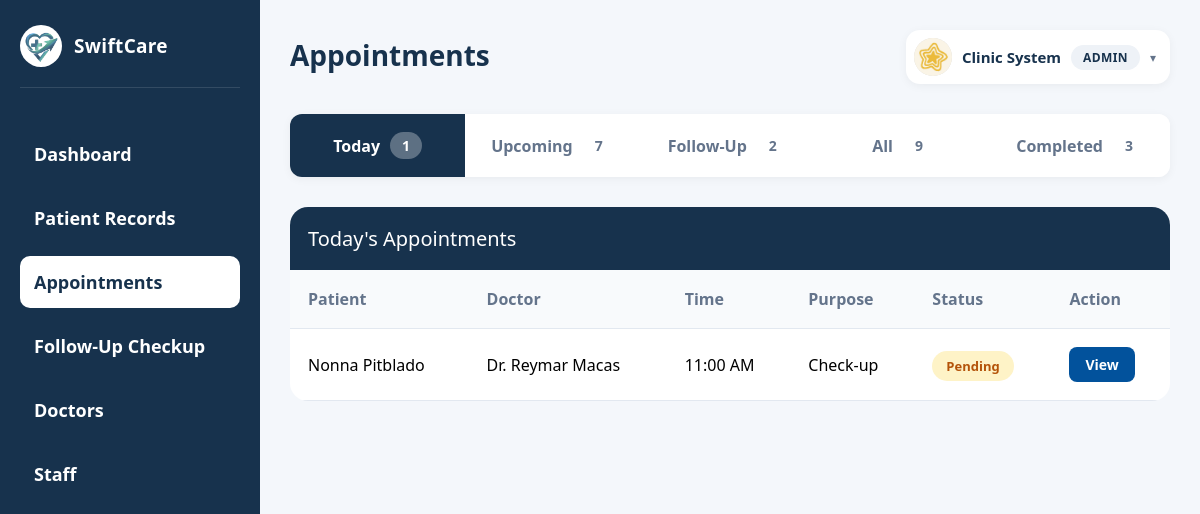
Screenshot of /view/admin/admin_appointments.php (signed in) with the database file from the repository.
### tables this page shows
CREATE TABLE `users` (
  `id` int(11) NOT NULL,
  `role` enum('admin','doctor','patient') NOT NULL,
  `first_name` varchar(100) NOT NULL,
  `last_name` varchar(100) NOT NULL,
  `email` varchar(100) NOT NULL,
  `username` varchar(100) DEFAULT NULL,
  `license_number` varchar(50) DEFAULT NULL,
  `schedule_days` varchar(200) DEFAULT NULL,
  `schedule_time_start` varchar(20) DEFAULT NULL,
  `schedule_time_end` varchar(20) DEFAULT NULL,
  `profile_photo` varchar(255) DEFAULT NULL,
  `password` varchar(255) NOT NULL,
  `created_at` timestamp NOT NULL DEFAULT current_timestamp()
);

CREATE TABLE `appointments` (
  `id` int(11) NOT NULL,
  `patient_id` int(11) NOT NULL,
  `doctor_id` int(11) NOT NULL,
  `appointment_date` date NOT NULL,
  `appointment_time` varchar(20) NOT NULL,
  `purpose` text DEFAULT NULL,
  `status` enum('pending','confirmed','completed','cancelled') DEFAULT 'pending',
  `created_at` timestamp NOT NULL DEFAULT current_timestamp(),
  `admin_checked` tinyint(1) DEFAULT 0
);

### model/User.php (called while the page is built, shortened)
<?php
class User {
    private $conn;
    function __construct($db){
        $this->conn = $db;
    }
    function getUserById($id){
        $query = "SELECT * FROM users WHERE id = :id";
        $stmt = $this->conn->prepare($query);
        $stmt->bindParam(":id", $id);
        $stmt->execute();
        return $stmt->fetch(PDO::FETCH_ASSOC);
    }
}

### model/Appointment.php (called while the page is built, shortened)
<?php
class Appointment {
    private $conn;
    function __construct($db){
        $this->conn = $db;
    }
    function getTodayAppointments(){
        $query = "SELECT a.*,
                  CONCAT(p.first_name, ' ', p.last_name) as patient_name,
                  CONCAT(d.first_name, ' ', d.last_name) as doctor_name
                  FROM appointments a
                  LEFT JOIN patients p ON a.patient_id = p.id
                  LEFT JOIN users d ON a.doctor_id = d.id
                  WHERE DATE(a.appointment_date) = DATE(NOW())
                  ORDER BY a.appointment_time ASC";
        $stmt = $this->conn->prepare($query);
        $stmt->execute();
        return $stmt;
    }
    function getFollowUpAppointments(){
        $query = "SELECT a.*,
                  CONCAT(p.first_name, ' ', p.last_name) as patient_name,
                  CONCAT(d.first_name, ' ', d.last_name) as doctor_name
                  FROM appointments a
                  LEFT JOIN patients p ON a.patient_id = p.id
                  LEFT JOIN users d ON a.doctor_id = d.id
                  WHERE a.purpose = 'Follow-up' AND a.status = 'pending' AND DATE(a.appointment_date) >= DATE(NOW())
                  ORDER BY a.appointment_date ASC";
        $stmt = $this->conn->prepare($query);
        $stmt->execute();
        return $stmt;
    }
    function getUpcomingOnlyAppointments(){
        $query = "SELECT a.*,
                  CONCAT(p.first_name, ' ', p.last_name) as patient_name,
                  CONCAT(d.first_name, ' ', d.last_name) as doctor_name
                  FROM appointments a
                  LEFT JOIN patients p ON a.patient_id = p.id
                  LEFT JOIN users d ON a.doctor_id = d.id
                  WHERE DATE(a.appointment_date) > CURDATE() AND a.status = 'pending'
                  ORDER BY a.appointment_date ASC, a.appointment_time ASC";
        $stmt = $this->conn->prepare($query);
        $stmt->execute();
        return $stmt;
    }
    function getAllTodayAndFuture(){
        $query = "SELECT a.*,
                  CONCAT(p.first_name, ' ', p.last_name) as patient_name,
                  CONCAT(d.first_name, ' ', d.last_name) as doctor_name
                  FROM appointments a
                  LEFT JOIN patients p ON a.patient_id = p.id
                  LEFT JOIN users d ON a.doctor_id = d.id
                  WHERE a.status IN ('pending', 'missed')
                  ORDER BY a.appointment_date ASC, a.appointment_time ASC";
        $stmt = $this->conn->prepare($query);
        $stmt->execute();
        return $stmt;
    }
    function getCompletedAppointments(){
        $query = "SELECT a.*,
                  CONCAT(p.first_name, ' ', p.last_name) as patient_name,
                  CONCAT(d.first_name, ' ', d.last_name) as doctor_name
                  FROM appointments a
                  LEFT JOIN patients p ON a.patient_id = p.id
                  LEFT JOIN users d ON a.doctor_id = d.id
                  WHERE a.status = 'completed'
                  ORDER BY a.appointment_date DESC";
        $stmt = $this->conn->prepare($query);
        $stmt->execute();
        return $stmt;
    }
}

### view/admin/admin_appointments.php (the view, shortened to what this page needs)
<?php
require_once 'C:\xampp\htdocs\clinic1\model\User.php';
require_once 'C:\xampp\htdocs\clinic1\model\Appointment.php';
$database = new Database();
$conn = $database->connect();
$user = new User($conn);
$appointment = new Appointment($conn);
$user_info = $user->getUserById($_SESSION['user_id']);
$appointment->markMissedAppointments();
$today_appointments    = $appointment->getTodayAppointments();
$upcoming_appointments = $appointment->getUpcomingOnlyAppointments();
$followup_appointments = $appointment->getFollowUpAppointments();
$all_appointments      = $appointment->getAllTodayAndFuture();
$completed_appointments = $appointment->getCompletedAppointments();
?>
<!DOCTYPE html>
<html lang="en">
<head>
    <link rel="stylesheet" href="../css/admin_dashboard.css">
    <link rel="stylesheet" href="../css/admin_tables.css">
</head>
<body>
<div class="dashboard-container">
    <aside class="sidebar">
        <div class="sidebar-top">
            <img src="http://localhost/clinic1/logo.jpg" class="sidebar-logo">
            <div class="sidebar-clinic-name">
                <h2>SwiftCare</h2>
            </div>
        </div>
        <nav class="sidebar-menu">
            <a href="http://localhost/clinic1/view/admin/admin_dashboard.php" class="menu-item">Dashboard</a>
            <a href="http://localhost/clinic1/view/admin/admin_patientRecord.php" class="menu-item">Patient Records</a>
            <a href="http://localhost/clinic1/view/admin/admin_appointments.php" class="menu-item active">Appointments</a>
            <a href="http://localhost/clinic1/view/admin/admin_followup.php" class="menu-item">Follow-Up Checkup</a>
            <a href="http://localhost/clinic1/view/admin/admin_doctors.php" class="menu-item">Doctors</a>
            <a href="http://localhost/clinic1/view/admin/admin_staff.php" class="menu-item">Staff</a>
        </nav>
    </aside>
    <main class="main-content">
        <header class="topbar">
            <div class="topbar-left">
                <div class="clinic-text">
                    <h1>Appointments</h1>
                </div>
            </div>
            <div class="user-menu">
                <button type="button" class="user-menu-toggle" onclick="toggleUserMenu(this)">
                    <?php if(!empty($user_info['profile_photo'])): ?>
                    <img src="../../uploads/<?php echo $user_info['profile_photo']; ?>" class="user-avatar" style="object-fit: cover;">
                    <?php else: ?>
                    <div class="user-avatar"></div>
                    <?php endif; ?>
                    <span class="user-name"><?php echo $_SESSION['name']; ?></span>
                    <span class="user-role-badge">Admin</span>
                    <span class="dropdown-arrow">&#9662;</span>
                </button>
            </div>
        </header>
        <div class="tabs-container">
            <button class="tab-btn active" onclick="showTab('today')" id="tab-today">
                Today <span class="tab-count"><?php echo $today_appointments->rowCount(); ?></span>
            </button>
            <button class="tab-btn" onclick="showTab('upcoming')" id="tab-upcoming">
                Upcoming <span class="tab-count"><?php echo $upcoming_appointments->rowCount(); ?></span>
            </button>
            <button class="tab-btn" onclick="showTab('followup')" id="tab-followup">
                Follow-Up <span class="tab-count"><?php echo $followup_appointments->rowCount(); ?></span>
            </button>
            <button class="tab-btn" onclick="showTab('all')" id="tab-all">
                All <span class="tab-count"><?php echo $all_appointments->rowCount(); ?></span>
            </button>
            <button class="tab-btn" onclick="showTab('completed')" id="tab-completed">
                Completed <span class="tab-count"><?php echo $completed_appointments->rowCount(); ?></span>
            </button>
        </div>
        <div id="today-section" class="tab-content show">
            <section class="table-section">
                <div class="section-header">Today's Appointments</div>
                <table class="appointment-table">
                    <thead><tr><th>Patient</th><th>Doctor</th><th>Time</th><th>Purpose</th><th>Status</th><th>Action</th></tr></thead>
                    <tbody>
                        <?php if ($today_appointments->rowCount() > 0): ?>
                            <?php while ($row = $today_appointments->fetch(PDO::FETCH_ASSOC)): ?>
                            <tr>
                                <td><?php echo $row['patient_name']; ?></td>
                                <td>Dr. <?php echo $row['doctor_name']; ?></td>
                                <td><?php echo $row['appointment_time']; ?></td>
                                <td><?php echo $row['purpose']; ?></td>
                                <td><span class="status <?php echo $row['status']; ?>"><?php echo ucfirst($row['status']); ?></span></td>
                                <td>
                                    <?php if($row['status'] == 'completed'): ?>
                                        <span style="color:#64748b;">Completed</span>
                                    <?php elseif($row['purpose'] == 'Follow-up'): ?>
                                        <a href="http://localhost/clinic1/view/admin/view_appointment_followup.php?id=<?php echo $row['id']; ?>" class="action-btn view-btn">View</a>
                                    <?php else: ?>
                                        <a href="http://localhost/clinic1/view/admin/view_appointment.php?id=<?php echo $row['id']; ?>" class="action-btn view-btn">View</a>
                                    <?php endif; ?>
                                </td>
                            </tr>
                            <?php endwhile; ?>
                        <?php else: ?>
                            <tr><td colspan="6" class="empty-row">No appointments today</td></tr>
                        <?php endif; ?>
                    </tbody>
                </table>
            </section>
        </div>
    </main>
</div>
</body>
</html>

### view/css/admin_dashboard.css (style rules this page uses)
* { margin:0; padding:0; box-sizing:border-box; font-family:"Segoe UI", sans-serif; }
body { background:#f4f7fb; }
.dashboard-container { display:flex; min-height:100vh; }
.sidebar { width:260px; background:#17324d; color:white; padding:25px 20px; }
.sidebar-top { display:flex; align-items:center; gap:12px; text-align:left; padding-bottom:20px; border-bottom:1px solid rgba(255,255,255,0.12); }
.sidebar-logo { width:42px; height:42px; object-fit:cover; border-radius:50%; background:white; padding:3px; flex-shrink:0; }
.sidebar-clinic-name h2 { font-size:19px; font-weight:700; letter-spacing:0.3px; }
.sidebar-menu { margin-top:40px; display:flex; flex-direction:column; gap:12px; }
.menu-item { text-decoration:none; color:white; padding:14px; border-radius:10px; transition:0.3s; display:block; border:none; background:none; width:100%; text-align:left; cursor:pointer; font-size:18px; font-weight:600; }
.active { background:white; color:#17324d; font-weight:bold; }
.main-content { flex:1; padding:30px; }
.topbar { display:flex; justify-content:space-between; align-items:center; margin-bottom:30px; }
.topbar-left { display:flex; align-items:center; gap:15px; }
.clinic-text h1 { font-size:28px; color:#17324d; margin-bottom:4px; }
.user-menu { position:relative; }
.user-menu-toggle { display:flex; align-items:center; gap:10px; background:white; border:none; padding:8px 14px 8px 8px; border-radius:14px; cursor:pointer; box-shadow: 0 2px 10px rgba(0,0,0,0.05); font-family:inherit; }
.user-avatar { width:38px; height:38px; border-radius:50%; background:#d9d9d9; flex-shrink:0; }
.user-name { font-weight:600; color:#17324d; font-size:15px; }
.user-role-badge { background:#eef2f7; color:#17324d; padding:4px 12px; border-radius:20px; font-size:12px; font-weight:700; text-transform:uppercase; letter-spacing:0.4px; }
.dropdown-arrow { color:#64748b; font-size:12px; transition:transform 0.2s ease; }
.table-section { background:white; border-radius:18px; overflow:hidden; }
.section-header { background:#17324d; color:white; padding:18px; font-size:20px; }
.appointment-table { width:100%; border-collapse:collapse; }
.appointment-table th, .appointment-table td { padding:18px; border-bottom:1px solid #e2e8f0; text-align:left; }
.appointment-table th { background:#f8fafc; color:#64748b; }
.status { padding:6px 14px; border-radius:20px; font-size:13px; font-weight:bold; }
.pending { background:#fef3c7; color:#b45309; }

### view/css/admin_tables.css (style rules this page uses)
.tabs-container { display: flex; gap: 0; margin-bottom: 30px; background: white; border-radius: 12px; overflow: hidden; box-shadow: 0 2px 10px rgba(0,0,0,0.05); }
.tab-btn { flex: 1; padding: 18px 25px; border: none; background: white; color: #64748b; font-size: 16px; font-weight: 600; cursor: pointer; transition: 0.3s; display: flex; align-items: center; justify-content: center; gap: 10px; }
.tab-btn.active { background: #17324d; color: white; }
.tab-count { background: rgba(255,255,255,0.2); padding: 4px 12px; border-radius: 20px; font-size: 14px; }
.tab-content { display: none; }
.tab-content.show { display: block; animation: fadeIn 0.3s; }
.action-btn { padding: 8px 16px; border-radius: 8px; font-size: 14px; font-weight: 600; text-decoration: none; display: inline-block; }
.view-btn { background: #02529c; color: white; }
.status { padding: 6px 14px; border-radius: 20px; font-size: 13px; font-weight: bold; }
.pending { background: #fef3c7; color: #b45309; }
.tab-btn.active .tab-count { background: rgba(255,255,255,0.3); }
.tab-content.show { display: block; }

### rows the page displays
users: profile_photo (picture)
appointments: patient_name "Nonna Pitblado", doctor_name "Reymar Macas", appointment_time "11:00 AM", purpose "Check-up", status "Pending"

### other values shown
$_SESSION['name'] "Clinic System"
$today_appointments->rowCount() "1"
$upcoming_appointments->rowCount() "7"
$followup_appointments->rowCount() "2"
$all_appointments->rowCount() "9"
$completed_appointments->rowCount() "3"
